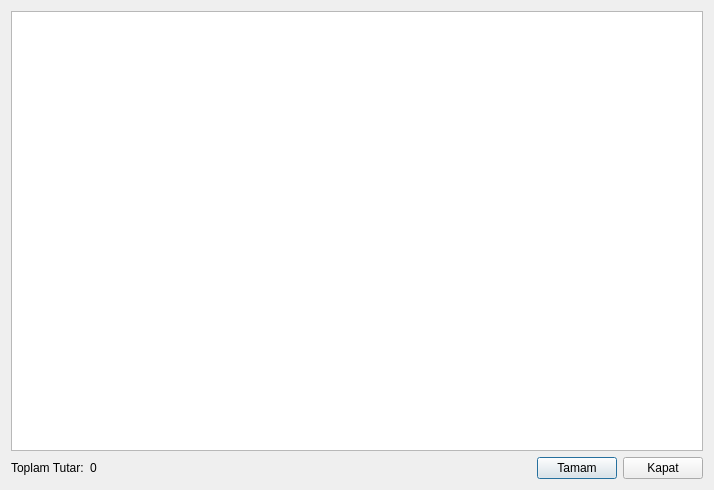
<?xml version="1.0" encoding="UTF-8"?>
<ui version="4.0">
 <class>maasekle</class>
 <widget class="QDialog" name="maasekle">
  <property name="geometry">
   <rect>
    <x>0</x>
    <y>0</y>
    <width>714</width>
    <height>490</height>
   </rect>
  </property>
  <property name="windowTitle">
   <string>Dialog</string>
  </property>
  <layout class="QGridLayout" name="gridLayout">
   <item row="0" column="0" colspan="5">
    <widget class="QTableWidget" name="tableWidget"/>
   </item>
   <item row="1" column="3">
    <widget class="QPushButton" name="btnTamam">
     <property name="text">
      <string>Tamam</string>
     </property>
    </widget>
   </item>
   <item row="1" column="4">
    <widget class="QPushButton" name="btnKapat">
     <property name="text">
      <string>Kapat</string>
     </property>
    </widget>
   </item>
   <item row="1" column="0">
    <widget class="QLabel" name="label">
     <property name="text">
      <string>Toplam Tutar:</string>
     </property>
    </widget>
   </item>
   <item row="1" column="1">
    <widget class="QLabel" name="lblToplamTutar">
     <property name="text">
      <string>0</string>
     </property>
    </widget>
   </item>
   <item row="1" column="2">
    <spacer name="horizontalSpacer">
     <property name="orientation">
      <enum>Qt::Horizontal</enum>
     </property>
     <property name="sizeHint" stdset="0">
      <size>
       <width>40</width>
       <height>20</height>
      </size>
     </property>
    </spacer>
   </item>
  </layout>
 </widget>
 <resources/>
 <connections/>
</ui>
